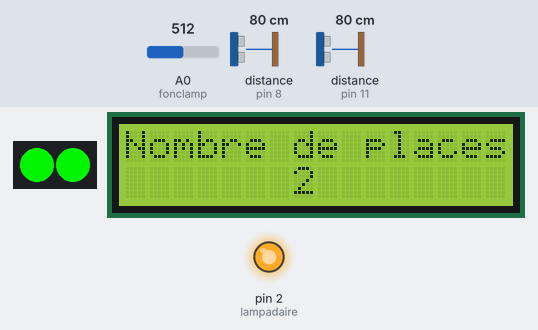
Bench run of a sketch on a simulated Arduino Uno, built with avr-gcc and run on an emulated ATmega328P. Parts: 2 RGB LEDs in strip order, left to right, 16×2 character LCD, output pins drawn as LEDs (lit = HIGH). Wiring (inferred from the names in the program): 2 × ultrasonic range finder: trigger pin 9, echo pin 8 / trigger pin 12, echo pin 11. Inputs (shaded band) come from the test bench; at power-on: distance to the obstacle (sensors on pin 11, pin 8) 80 cm, A0 (fonclamp) = 512. The echo pulse lasts 58.3 µs per cm; pins used as bus, display or sensor lines are not drawn; what the sketch prints to the serial monitor is not drawn.

Above: at 4.2 s.
4.3 s: distance to the obstacle (sensor on pin 11) set to 10 cm
5.8 s: distance to the obstacle (sensor on pin 11) set to 7 cm
At 6.4 s:
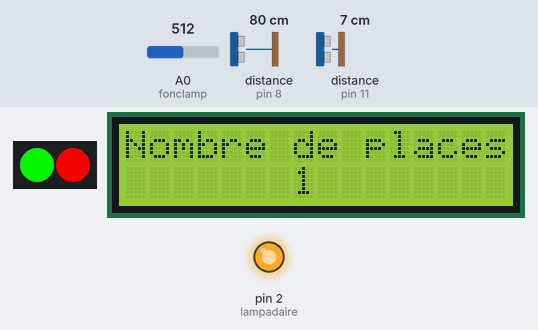
7.3 s: distance to the obstacle (sensor on pin 8) set to 10 cm
8.8 s: distance to the obstacle (sensor on pin 8) set to 7 cm
At 9.9 s:
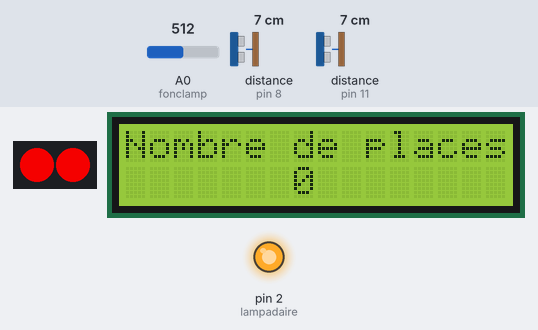
10.3 s: A0 (fonclamp) set to 802
11.8 s: A0 (fonclamp) set to 832
At 12.7 s:
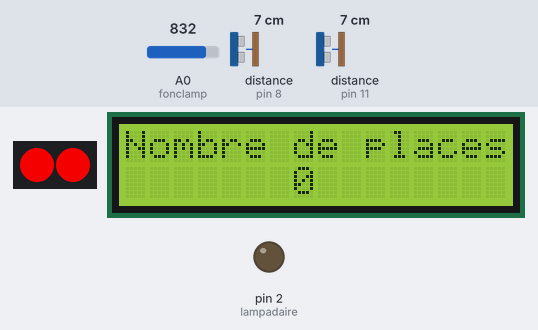
Timing chart, 0 to 14.3 s (numbered marks = the images above; inputs shaded):
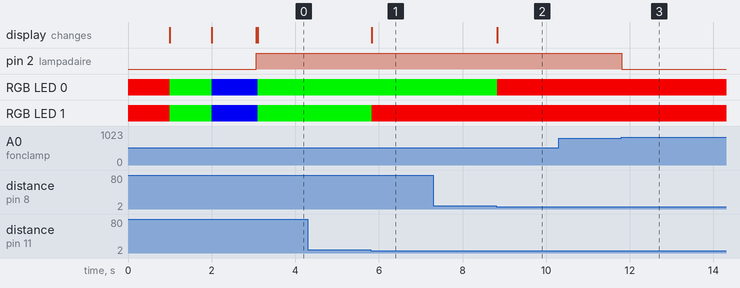

The sketch:

Version1.ino
```cpp
//Code écrit par Célia Roess

#include <NewPing.h>
#include <Adafruit_NeoPixel.h>
#include <LiquidCrystal_I2C.h>

//initialisation pour le lampadaire
int lampadaire = 2;
int sensorValue;
float sensorValue_f;
float ValeurLum;

//initialisation des constantes pour la place n°1
const int trig1 = 9;
const int echo1 = 8;
float distance1 = 0;
unsigned int lecture_echo1 = 0;
float lecture_echo_f1 = 0;
boolean place1 = false;
NewPing sonar1(trig1,echo1,100);

//initialisation des constantes pour la place n°2
const int trig2 = 12;
const int echo2 = 11;
float distance2 = 0;
unsigned int lecture_echo2 = 0;
float lecture_echo_f2 = 0;
boolean place2 = false;
NewPing sonar2(trig2,echo2,100);

const int placestotales = 2;
int placesdisponibles = placestotales;

//initialisation des LEDs
Adafruit_NeoPixel LED = Adafruit_NeoPixel(placestotales, 6, NEO_GRB + NEO_KHZ800);

//initialisation de l'écran
LiquidCrystal_I2C lcd(0x27, 16, 2);


void setup() {
  Serial.begin(9600);
  LED.begin();

  //initialisation lampadaire
  pinMode(2,OUTPUT);
  digitalWrite(2,LOW);

  //initialisation pour la place n°1
  pinMode(trig1, OUTPUT);
  pinMode(echo1, INPUT);
  //pinMode(vert1, OUTPUT);
  //pinMode(rouge1, OUTPUT);

  //initialisation pour la place n°2
  pinMode(trig2, OUTPUT);
  pinMode(echo2, INPUT);
  //pinMode(vert2, OUTPUT);
  //pinMode(rouge2, OUTPUT);

  //vérification du fonctionnement des LEDs
  for(int i = 0; i < 8; i++ ) {LED.setPixelColor(i, 223, 0, 0);}
  LED.show(); //on affiche la couleur rouge
  delay(1000);
  for(int i = 0; i < 8; i++ ) {LED.setPixelColor(i, 0, 223, 0);}
  LED.show(); //on affiche la couleur verte
  delay(1000);
  for(int i = 0; i < 8; i++ ) {LED.setPixelColor(i, 0, 0, 223);}
  LED.show(); //on affiche la couleur bleue
  delay(1000);

  //initialisation de l'écran
  lcd.init();
  lcd.backlight();
  lcd.clear();
}

void fonclamp() {
  sensorValue = analogRead(A0); //lecture de la valeur numérique
  sensorValue_f = sensorValue;
  ValeurLum = (sensorValue_f*5)/1023;

  Serial.println(ValeurLum);

  if (ValeurLum > 4) {
    digitalWrite(lampadaire,LOW);
  }
  else {
    digitalWrite(lampadaire,HIGH);
  }
}

void foncplace1() {
  digitalWrite(trig1, HIGH); // génération de l'impulsion Trig de 10 µs
  delayMicroseconds(10);
  digitalWrite(trig1, LOW);
  lecture_echo1 = pulseIn(echo1, HIGH); // lecture de la durée de Echo en µs

  lecture_echo_f1=lecture_echo1;
  distance1=(lecture_echo_f1/1000)*17;

  //distance1 = sonar1.ping_cm();

  if (distance1 < 8 and distance1 != 0) {
    //digitalWrite(vert1, HIGH);
    //digitalWrite(rouge1, LOW);
    place1 = true;
  }
  else {
    //digitalWrite(vert1,LOW);
    //digitalWrite(rouge1,HIGH);
    place1 = false;
  }
}

void foncplace2() {
  digitalWrite(trig2, HIGH); // génération de l'impulsion Trig de 10 µs
  delayMicroseconds(10);
  digitalWrite(trig2, LOW);
  lecture_echo2 = pulseIn(echo2, HIGH); // lecture de la durée de Echo en µs

  lecture_echo_f2=lecture_echo2;
  distance2=(lecture_echo_f2/1000)*17;

  //distance2 = sonar2.ping_cm();

  if (distance2 < 8 and distance2 != 0) {
    //digitalWrite(vert2, HIGH);
    //digitalWrite(rouge2, LOW);
    place2 = true;
  }
  else {
    //digitalWrite(vert2,LOW);
    //digitalWrite(rouge2,HIGH);
    place2 = false;
  }
}


void foncplacesdisponibles() {
  boolean place[placestotales] {0};
  place[0] = place1;
  place[1] = place2;

  placesdisponibles = placestotales;
  for (int i=0; i<placestotales; i++) {
    if (place[i] == true) {
      placesdisponibles -= 1;
    }
  }
}

void foncLED() {
  boolean place[placestotales] {0};
  place[0] = place1;
  place[1] = place2;

  for (int i=0; i<placestotales; i++){
    if (place[i] == true) {
      LED.setPixelColor(i, 223, 0, 0);
      }
    LED.show();

    if (place[i] == false) {
      LED.setPixelColor(i, 0, 223, 0);
      }
    LED.show();
  }
}

void loop() {
  fonclamp();
  foncplace1();
  foncplace2();
  foncplacesdisponibles();
  foncLED();

  lcd.setCursor(0,0);
  lcd.print("Nombre de places");
  lcd.setCursor(7,1);
  lcd.print(placesdisponibles);
}
```

Measured:
- the behaviour switches between 9 and 8 cm on distance to the obstacle (sensor on pin 11) (found by bisection; images 0 and 1)
- the behaviour switches between 9 and 8 cm on distance to the obstacle (sensor on pin 8) (found by bisection; images 1 and 2)
- the behaviour switches between 818 and 819 on A0 (fonclamp) (found by bisection; images 2 and 3)
- after the input at 4.3 s, every drawn part: stays the same
- after the input at 5.8 s, RGB LED 1: RGB(0, 223, 0) → RGB(223, 0, 0) at once; the display: changes at once (image 1)
- after the input at 7.3 s, every drawn part: stays the same
- after the input at 8.8 s, RGB LED 0: RGB(0, 223, 0) → RGB(223, 0, 0) at once; the display: changes at once (image 2)
- after the input at 10.3 s, every drawn part: stays the same
- after the input at 11.8 s, pin 2 (lampadaire): HIGH → LOW at once
